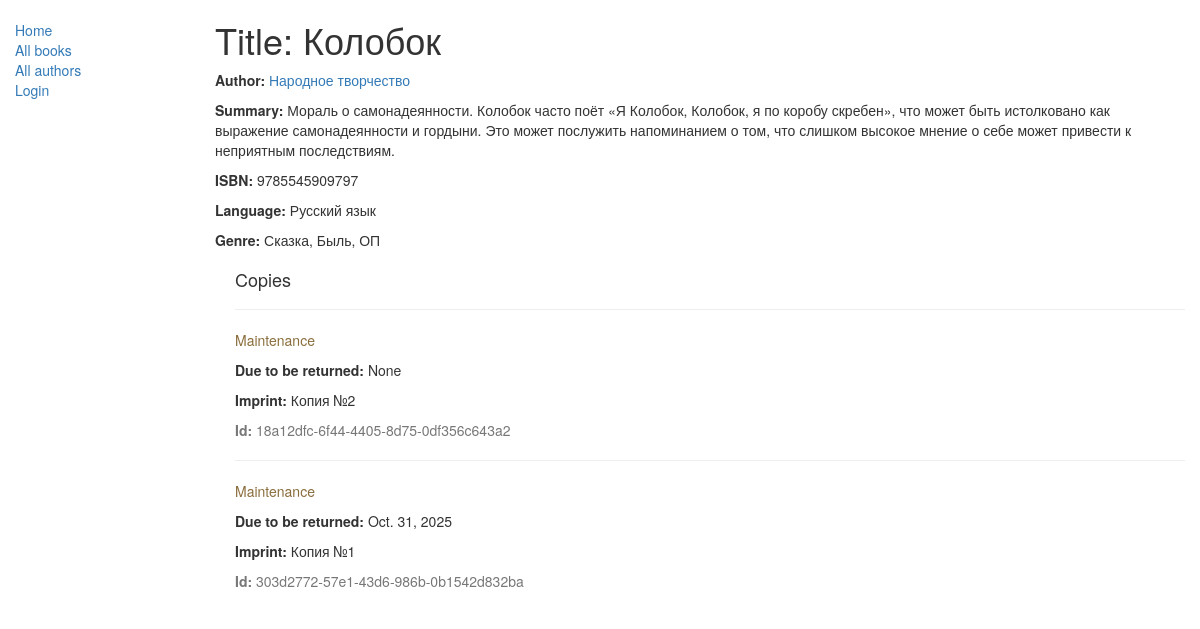
Page /catalog/book/1/ on the earlier database version.
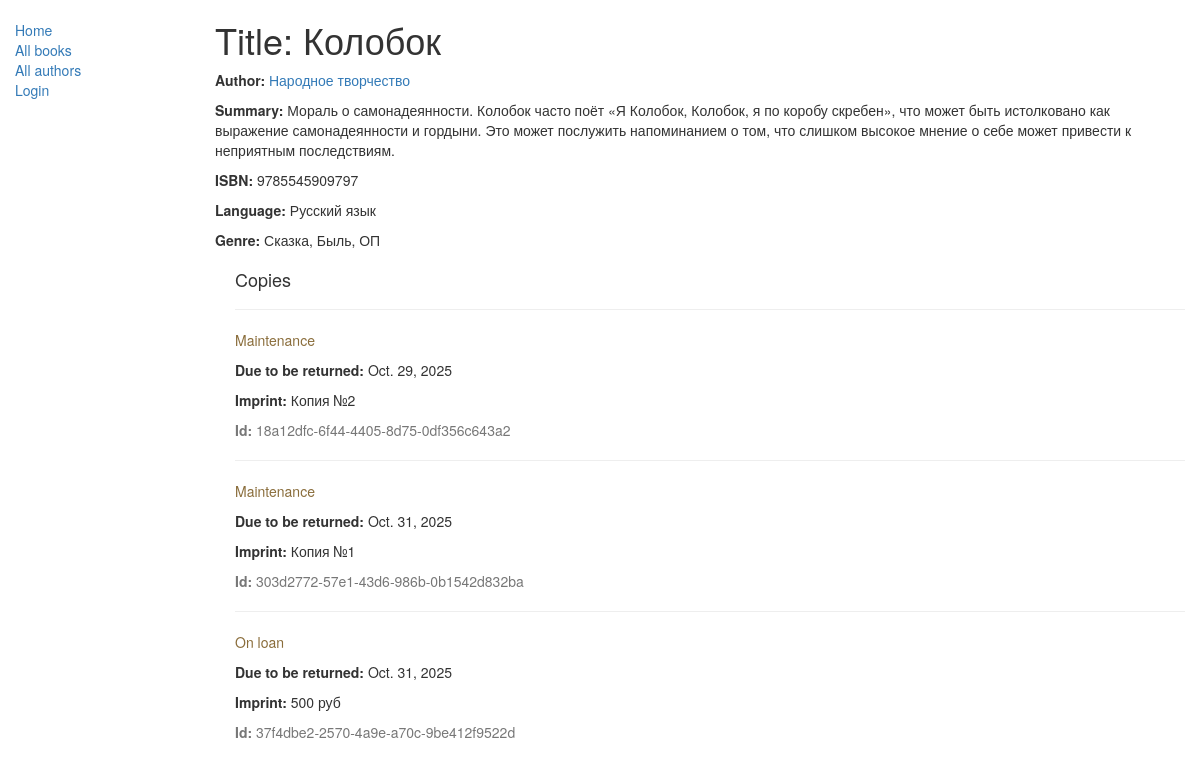
Same page on the later database version.
### catalog/models.py (models this page shows, shortened)
class Genre(models.Model):
    name = models.CharField(max_length=200, help_text='Жанр книги(например: Фантастика, Ужасы, Детектив.')
    def __str__(self):
        return self.name

class BookInstance(models.Model):
    id = models.UUIDField(primary_key=True, default=uuid.uuid4, help_text="Уникальный id для именно этой книги во всей библиотеке")
    book = models.ForeignKey('Book', on_delete=models.SET_NULL, null=True)
    imprint = models.CharField(max_length=200)
    borrower = models.ForeignKey(User, on_delete=models.SET_NULL, null=True, blank=True, related_name='borrower')
    due_back = models.DateField(null=True, blank=True)
    LOAN_STATUS = (
        ('m', 'Maintenance'),
        ('o', 'On loan'),
        ('a', 'Available'),
        ('r', 'Reserved'),
    )
    status = models.CharField(max_length=10, choices=LOAN_STATUS, blank=True, default='m', help_text='Состояние книги')
    class Meta:
        ordering = ['due_back']
        permissions = (("can_mark_returned", "Set book as returned"),)

### catalog/views.py (the view)
# urls.py: path('book/<int:pk>/', views.BookDetailView.as_view(), name='book_detail'),
class BookDetailView(generic.DetailView):
    model = Book

### catalog/models.py (called while the page is built)
    def __str__(self):
        return self.name

    def __str__(self):
        return '%s %s' % (self.last_name, self.first_name)

### templates/catalog/book_detail.html
{% extends "base.html" %}
{% block content %}
  <h1>Title: {{ book.title }}</h1>
  <p>
  <strong>Author:</strong>
  <a href="{% url 'author_detail' book.author.pk %}">{{ book.author }}</a>
</p>
  <p><strong>Summary:</strong> {{ book.summary }}</p>
  <p><strong>ISBN:</strong> {{ book.isbn }}</p>
  <p><strong>Language:</strong> {{ book.language }}</p>
  <p><strong>Genre:</strong> {% for genre in book.genre.all %} {{ genre }}{% if not forloop.last %}, {% endif %}{% endfor %}</p>
  <div style="margin-left:20px;margin-top:20px">
    <h4>Copies</h4>
    {% for copy in book.bookinstance_set.all %}
    <hr>
    <p class="{% if copy.status == 'a' %}text-success{% elif copy.status == 'd' %}text-danger{% else %}text-warning{% endif %}">{{ copy.get_status_display }}</p>
    {% if copy.status != 'a' %}<p><strong>Due to be returned:</strong> {{copy.due_back}}</p>{% endif %}
    <p><strong>Imprint:</strong> {{copy.imprint}}</p>
    <p class="text-muted"><strong>Id:</strong> {{copy.id}}</p>
    {% endfor %}
  </div>
{% endblock %}

Differences in the rows shown:
changed BookInstance "Копия №2": due_back "None" → "Oct. 29, 2025"
added BookInstance: status "On loan", due_back "Oct. 31, 2025", imprint "500 руб", id "37f4dbe2-2570-4a9e-a70c-9be412f9522d"
